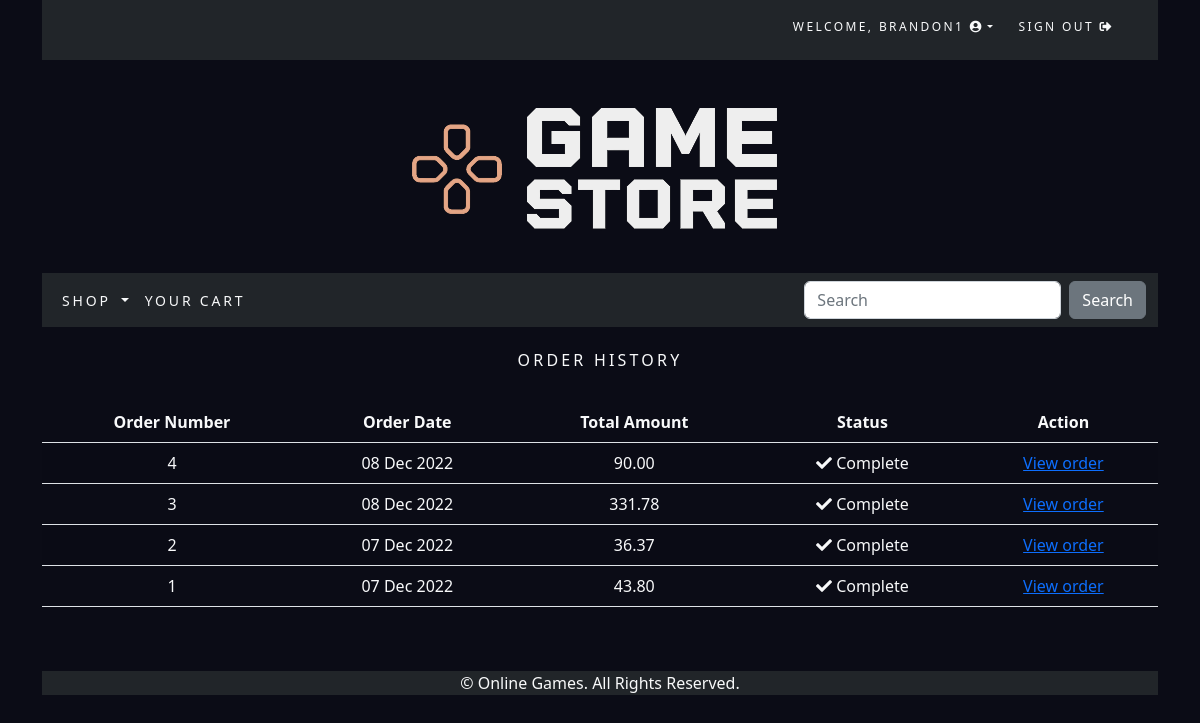
Before: /order/history/ (signed in) with the older database file.
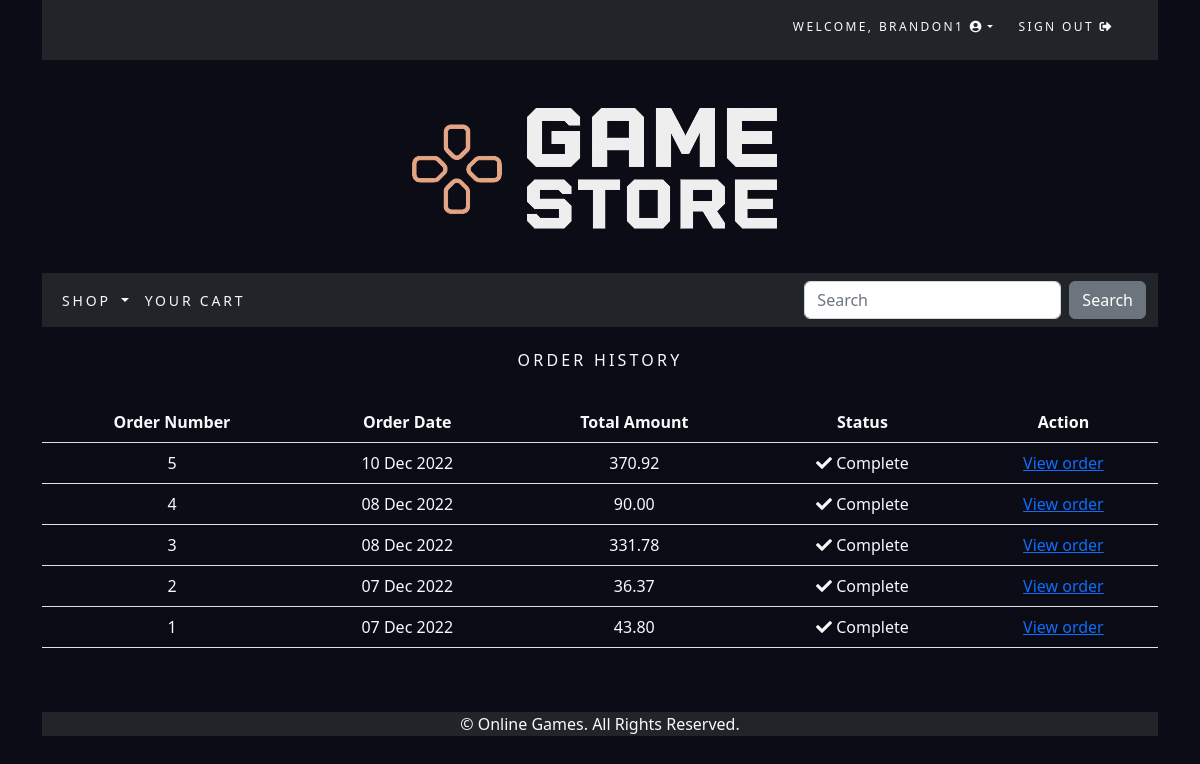
After: the same page with the newer database file.
### accounts/models.py (models this page shows)
class CustomUser(AbstractUser):
    age = models.PositiveIntegerField(null=True, blank=True)

### order/models.py (models this page shows, shortened)
class Order(models.Model):
    token = models.CharField(max_length=250, blank=True)
    total = models.DecimalField(max_digits=10, decimal_places=2, verbose_name='Euro Order Total')
    emailAddress = models.EmailField(max_length=250, blank=True, verbose_name='Email Address')
    created = models.DateTimeField(auto_now_add=True)
    billingName = models.CharField(max_length=250, blank=True)
    billingAddress1 = models.CharField(max_length=250, blank=True)
    billingCity = models.CharField(max_length=250, blank=True)
    billingPostcode = models.CharField(max_length=10, blank=True)
    billingCountry = models.CharField(max_length=200, blank=True)
    shippingName = models.CharField(max_length=250, blank=True)
    shippingAddress1 = models.CharField(max_length=250, blank=True)
    shippingCity = models.CharField(max_length=250, blank=True)
    shippingPostcode = models.CharField(max_length=10, blank=True)
    shippingCountry = models.CharField(max_length=200, blank=True)
    voucher = models.ForeignKey(Voucher,
                                related_name='orders',
                                null=True,
                                blank=True,
                                on_delete=models.SET_NULL)
    discount = models.IntegerField(default = 0,
                                validators=[MinValueValidator(0),
                                MaxValueValidator(100)])
    class Meta:
        db_table = 'Order'
        ordering = ['-created']

### order/views.py (the view)
# urls.py: path('history/', views.orderHistory.as_view(), name='order_history'),
class orderHistory(LoginRequiredMixin, View):
    def get (self, request):
        if request.user.is_authenticated:
            email = str(request.user.email)
            order_details = Order.objects.filter(emailAddress=email)
        return render(request, 'order/orders_list.html', {'order_details': order_details})

### cart/context_processors.py (called while the page is built)
def counter(request):
    item_count = 0
    if 'admin' in request.path:
        return {}
    else:
        try:
            cart = Cart.objects.filter(cart_id=_cart_id(request))
            cart_items = CartItem.objects.all().filter(cart=cart[:1])
            for cart_item in cart_items:
                item_count += cart_item.quantity
        except Cart.DoesNotExist:
            item_count = 0
    return {'item_count':item_count}

### cart/views.py (called while the page is built)
def _cart_id(request):
    cart = request.session.session_key
    if not cart:
        cart = request.session.create()
    return cart

### shop/context_processors.py (called while the page is built)
def menu_links(request):
    links = Category.objects.all()
    return {'links':links}

### shop/models.py (called while the page is built)
    def get_absolute_url(self):
        return reverse('shop:products_by_category', args=[self.id])

### order/templates/order/orders_list.html (shortened to what this page needs)
{% extends "base.html" %}
{% load static %}
{% block content %}
    <div>
        <div class="text-center text-light">
            <br>
            <h1 class="text-center my_title">Order History</h1>
            <br>
            {% if order_details %}
            <table class="table table-striped text-light">
                <thead>
                    <tr>
                        <th>Order Number</th>
                        <th>Order Date</th>
                        <th>Total Amount</th>
                        <th>Status</th>
                        <th>Action</th>
                    </tr>
                </thead>
                <tbody>
                    {% for order in order_details %}
                    <tr class="text-light">
                        <td class="text-light">{{ order.id }}</td>
                        <td class="text-light">{{ order.created|date:"d M Y" }}</td>
                        <td class="text-light">{{ order.total }}</td>
                        <td class="text-light"><i class="fas fa-check"></i>&nbsp;Complete</td>
                        <td class="text-light"><a href="{% url 'order:order_detail' order.id %}">View order</a></td>
                    </tr>
                    {% endfor %}
                </tbody>
            </table>
            {% else %}
            <p class="text-light">You have not placed any orders yet.<br><br><a href="{% url 'shop:all_products' %}"
                                                           class="btn btn-secondary">Continue shopping</a></p>
            {% endif %}
        </div>
    </div>
    <br>
    <br>
{% endblock %}

### shop/templates/base.html (shortened to what this page needs)
{% load static %}
<!DOCTYPE html>
<html lang="en">
<head>
    <link rel="stylesheet" href="{% static 'css/custom.css' %}">
    <link href="https://cdn.jsdelivr.net/npm/bootstrap@5.2.2/dist/css/bootstrap.min.css" rel="stylesheet">
    <link rel="stylesheet" href="https://use.fontawesome.com/releases/v5.15.1/css/all.css">
</head>
<body class="my-body">
    <div class="container">
        <div class="container-fluid bg-dark navbar-fixed-top
            my_top_navbar_div ">
            {% include 'top-navbar.html' %}
        </div>
        {% include 'header.html' %}
        {% include 'navbar.html' %}
        {% block content %}
        {% endblock %}
        {% include 'footer.html' %}
    </div>
</body>
</html>

### shop/templates/top-navbar.html (shortened to what this page needs)
<div class="container navbar-dark bg-dark">
    <div class="my_custom_menu">
        <ul>
            {% if user.is_authenticated %}
            <li class="text-light">
                Welcome, <a href="#" class="dropdown-toggle text-light" data-bs-toggle="dropdown"
                aria-haspopup="true" aria-expanded="false">{{ user.username }}
                <i class="fas fa-user-circle"></i></a>
            </li>
            <li>
                <a href="{% url 'logout' %}" class="text-light">Sign Out <i class="fas fa-sign-out-alt"></i></a>
            </li>
            {% endif %}
        </ul>
    </div>
</div>

### shop/templates/header.html
{% load static %}
<header>
    <div style="text-align: center;">
        <a href="{% url 'shop:all_products' %}">
        <img src="{% static 'images/Logo.png' %}" alt="Online Games Store"></a>
    </div>
</header>

### shop/templates/navbar.html (shortened to what this page needs)
<nav class="navbar navbar-expand-lg navbar-dark bg-dark">
    <div class="container-fluid">
        <div class="collapse navbar-collapse" id="navbarSupportedContent">
            <ul class="navbar-nav me-auto mb-2 mb-lg-0">
                <li class="nav-item dropdown">
                    <a class="nav-link dropdown-toggle text-light" href="#" id="navbarDropdown" role="button"
                        data-bs-toggle="dropdown" ariaexpanded="false">
                        Shop
                    </a>
                </li>
                <li class="nav-item">
                    <a class="nav-link text-light"  href="#">Your Cart</a>
                </li>
            </ul>
            <form class="d-flex" action="{% url 'search_app:searchResult' %}" method="get">
                <input class="form-control me-2" type="search" placeholder="Search" aria-label="Search" name="q">
                <button class="btn btn-secondary my-2 my-sm-0 search-button" type="submit">Search</button>
            </form>
        </div>
    </div>
</nav>

### shop/templates/footer.html
<div class="footer navbar-fixed-bottom my-footer bg-dark text-light">
    <p class="text-center">&copy; Online Games. All Rights Reserved.</p>
</div>

### static/css/custom.css (style rules this page uses)
.nav-item { letter-spacing: .2em; font-size: 14px; text-transform: uppercase; }
.my_title { font-size: 16px; text-transform: uppercase; letter-spacing: .2em; }
.my_top_navbar_div { height: 60px; line-height: 50px; }
.my_custom_menu { text-align: right !important; }
.my_custom_menu ul li { list-style: none; color: #000; text-transform: uppercase; letter-spacing: .2em; font-size: 12px; padding-right: 20px; display: inline; }
.my_custom_menu ul li a { text-decoration: none; color: #000; list-style: none; text-transform: uppercase; letter-spacing: .2em; font-size: 12px; }
.my-body { background-color: #0b0c16; }
.search-button { background-color: #D3BCC0; }

Changed rows visible on the page:
added Order: id "5", created "10 Dec 2022", total "370.92"
